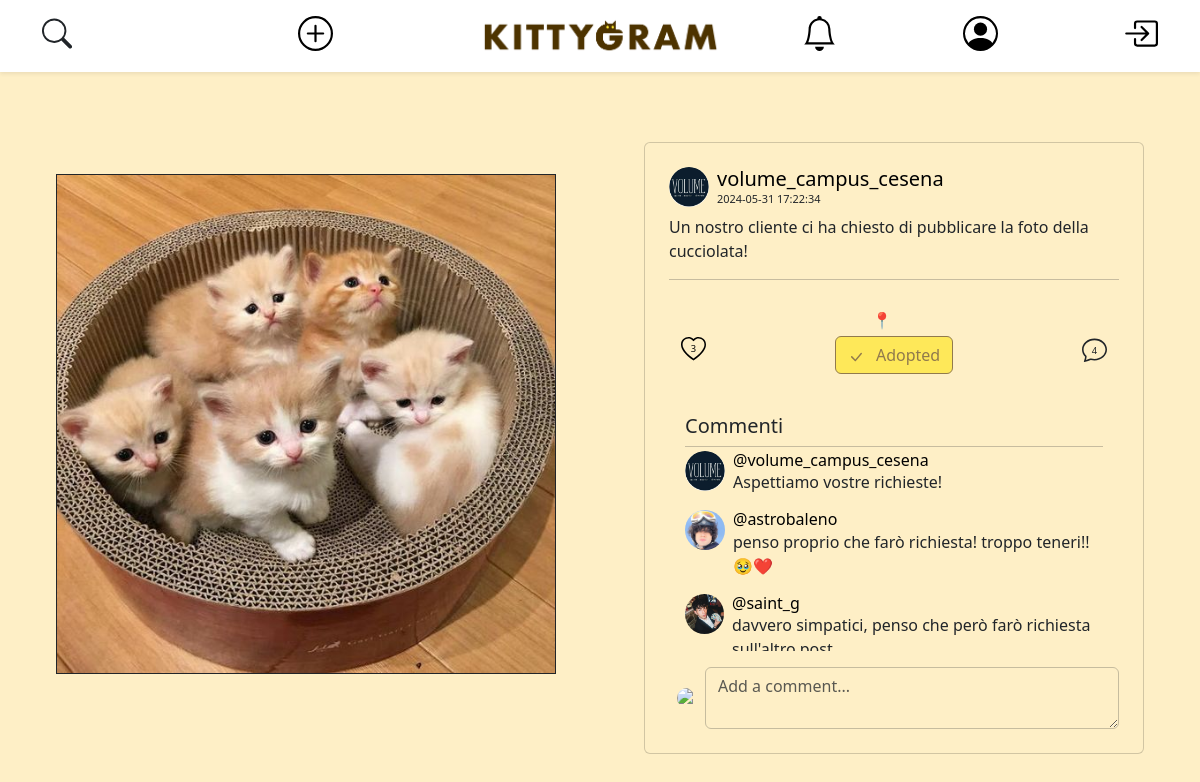
The page /open-post.php?post_id=8 on the database its author committed.
### tables this page shows
CREATE TABLE IF NOT EXISTS ACCOUNT (
    user_id INT AUTO_INCREMENT PRIMARY KEY,
    username VARCHAR(25) NOT NULL UNIQUE,
    email VARCHAR(319) NOT NULL UNIQUE,
    password VARCHAR(512) NOT NULL,  
    salt VARCHAR(512) NOT NULL,
    first_name VARCHAR(25) NOT NULL,
    last_name VARCHAR(25) NOT NULL,
    user_bio VARCHAR(255) NOT NULL DEFAULT " ",
    profile_pic_id INT DEFAULT 1,
    city_id INT
);

CREATE TABLE IF NOT EXISTS MEDIA (
    media_id INT AUTO_INCREMENT PRIMARY KEY,
    file_name VARCHAR(255) NOT NULL,
    post_id INT
);

CREATE TABLE IF NOT EXISTS ADOPTION (
    post_id INT PRIMARY KEY,
    adopted BOOLEAN NOT NULL DEFAULT 0,
    city_id INT NOT NULL
);

CREATE TABLE IF NOT EXISTS POST (
    post_id INT AUTO_INCREMENT PRIMARY KEY,
    description VARCHAR(100) NOT NULL,
    date DATETIME NOT NULL,
    user_id INT NOT NULL
);

CREATE TABLE IF NOT EXISTS COMMENT (
    comment_id INT AUTO_INCREMENT,
    post_id INT NOT NULL,
    user_id INT NOT NULL,
    message VARCHAR(200) NOT NULL,
    date DATETIME NOT NULL,
    PRIMARY KEY (comment_id, post_id)
);

### open-post.php (the view, shortened to what the rows shown need)
<?php
require_once ("db-config.php");
if (isset($_GET['post_id'])) {
    $post_id = $_GET['post_id'];
    $isAdoption = $dbh->isAdoption($post_id);
    if ($isAdoption) {
        $currentPost = $dbh->getAdoption($post_id);
    } else {
        $currentPost = $dbh->getPost($post_id);
    }
}
if (isset($currentPost)):
    ?>
    <!Doctype html>
    <html lang="en">
    <head>
        <link href="https://cdn.jsdelivr.net/npm/bootstrap@5.3.3/dist/css/bootstrap.min.css" rel="stylesheet"
>
        <link rel="stylesheet" href="css/style.css">
        <?php echo require_once ("./components/navbar.php") ?>
        <?php $viewer = $dbh->getAccountFromUsername($_SESSION['username']); ?>
    </head>
    <body>
        <div class="container-fluid py-4 d-flex justify-content-center align-items-center min-vh-100">
            <div class="row auto-cols w-100">
                <div class="col mt-5 mb-5 py-4 d-flex justify-content-center">
                    <?php
                    $images = $currentPost["media"];
                    if (count($currentPost["media"]) > 1): ?>
                        <div id="carousel-<?php echo $currentPost['post_id']; ?>" class="carousel slide">
                            <div class="carousel-indicators">
                                <?php foreach ($images as $index => $image): ?>
                                    <button type="button" data-bs-target="#carousel-<?php echo $currentPost['post_id']; ?>"
                                        data-bs-slide-to="<?php echo $index; ?>" class="<?php echo $index === 0 ? 'active' : ''; ?>"
                                        aria-current="<?php echo $index === 0 ? 'true' : 'false'; ?>"
                                        aria-label="Slide <?php echo $index + 1; ?>"></button>
                                <?php endforeach; ?>
                            </div>
                            <div class="carousel-inner">
                                <?php foreach ($images as $index => $image): ?>
                                    <div class="carousel-item <?php echo $index === 0 ? 'active' : ''; ?>">
                                        <img src="./img/<?php echo $image; ?>" class="d-block w-100 h-100 post-image"
                                            alt="Post Image">
                                    </div>
                                <?php endforeach; ?>
                            </div>
                            <button class="carousel-control-prev" type="button"
                                data-bs-target="#carousel-<?php echo $currentPost['post_id']; ?>" data-bs-slide="prev">
                                <span class="carousel-control-prev-icon" aria-hidden="true"></span>
                                <span class="visually-hidden">Previous</span>
                            </button>
                            <button class="carousel-control-next" type="button"
                                data-bs-target="#carousel-<?php echo $currentPost['post_id']; ?>" data-bs-slide="next">
                                <span class="carousel-control-next-icon" aria-hidden="true"></span>
                                <span class="visually-hidden">Next</span>
                            </button>
                        </div>
                    <?php else: ?>
                        <img src="./img/<?php echo $images[0]; ?>" alt="Post Image" class="border border-dark post-image">
                    <?php endif; ?>
                </div>
                <div class="col mt-5 d-flex justify-content-center">
                    <div class="card p-4">
                        <div class="mb-1 d-flex align-items-center">
                            <img src="img/<?php echo $currentPost['owner']['pic'] ?>" class="avatar rounded-circle me-2"
                                alt="Avatar utente">
                            <div>
                                <a href="open-profile.php?username=<?php echo $currentPost['owner']['username']; ?>"
                                    class="custom-link">
                                    <h5 class="mb-0"><?php echo $currentPost['owner']['username'] ?></h5>
                                </a>
                                <p class="mb-0 smaller-text"><?php echo $currentPost['date'] ?></p>
                            </div>
                        </div>
                        <p class="mb-0 mt-1 text-start"> <?php echo $currentPost['description'] ?></p>
                        <hr class="my-3 border-dark">
                        <nav class="navbar navbar-expand mt-1">
                            <div class="container-fluid">
                                <?php
                                $liked = $dbh->userLikesPost($currentPost["post_id"], $_SESSION["user_id"]);
                                $likedClass = $liked ? 'liked' : '';
                                ?>
                                <div class="like-icon <?php echo $likedClass ?>"
                                    data-post-id="<?php echo $currentPost["post_id"]; ?>"
                                    data-owner-id="<?php echo $currentPost["user_id"]; ?>">
                                    <svg width="25" height="25" xmlns="http://www.w3.org/2000/svg" viewBox="0 0 16 16">
                                        <path
                                            d="<?php echo $likedClass == 'liked' ? 'M8 1.314C12.438-3.248 23.534 4.735 8 15-7.534 4.736 3.562-3.248 8 1.314' : 'm8 2.748-.717-.737C5.6.281 2.514.878 1.4 3.053c-.523 1.023-.641 2.5.314 4.385.92 1.815 2.834 3.989 6.286 6.357 3.452-2.368 5.365-4.542 6.286-6.357.955-1.886.838-3.362.314-4.385C13.486.878 10.4.28 8.717 2.01zM8 15C-7.333 4.868 3.279-3.04 7.824 1.143q.09.083.176.171a3 3 0 0 1 .176-.17C12.72-3.042 23.333 4.867 8 15'; ?>" />
                                            <text x="8" y="8" fill="black" font-size="6" text-anchor="middle" alignment-baseline="middle"><?php echo $dbh->getNumLikes($post_id) ?></text>
                                    </svg>
                                </div>
                                <?php if ($isAdoption): ?>
                                    <?php if ($_SESSION['user_id'] != $currentPost['user_id']): ?>
                                        <?php if (!$currentPost['adopted']): ?>
                                            <div class="d-flex flex-column align-items-center mb-3">
                                                <span class="mb-1 fw-bold me-4">📍<?php echo $currentPost['city_name'] ?></span>
                                                <div class="adoption-icon" data-bs-toggle="modal" data-bs-target="#adoption-modal"
                                                    data-post-id="<?php echo $currentPost['post_id'] ?>"
                                                    data-owner="<?php echo $currentPost['owner']['username'] ?>">
                                                    <svg xmlns="http://www.w3.org/2000/svg" width="25" height="25" class="bi bi-house-heart"
                                                        viewBox="0 0 16 16">
                                                        <path d="M8 6.982C9.664 5.309 13.825 8.236 8 12 2.175 8.236 6.336 5.309 8 6.982"/>
                                                        <path d="M8.707 1.5a1 1 0 0 0-1.414 0L.646 8.146a.5.5 0 0 0 .708.707L2 8.207V13.5A1.5 1.5 0 0 0 3.5 15h9a1.5 1.5 0 0 0 1.5-1.5V8.207l.646.646a.5.5 0 0 0 .708-.707L13 5.793V2.5a.5.5 0 0 0-.5-.5h-1a.5.5 0 0 0-.5.5v1.293zM13 7.207V13.5a.5.5 0 0 1-.5.5h-9a.5.5 0 0 1-.5-.5V7.207l5-5z"/>
                                                    </svg>
                                                </div>
                                            </div>
                                        <?php else: ?>
                                            <div class="d-flex flex-column align-items-center mb-3">
                                                <span class="mb-1 fw-bold me-4">📍<?php echo $currentPost['city_name'] ?></span>
                                                <button type="button" class="btn btn-primary" disabled>
                                                    Adopted
                                                </button>
                                            </div>
                                        <?php endif; ?>
                                    <?php endif; ?>
                                <?php endif; ?>
                                <svg xmlns="http://www.w3.org/2000/svg" width="25" height="25" fill="currentColor" class="bi bi-chat" viewBox="0 0 16 16" id="commentIcon">
                                    <path
                                        d="M2.678 11.894a1 1 0 0 1 .287.801 11 11 0 0 1-.398 2c1.395-.323 2.247-.697 2.634-.893a1 1 0 0 1 .71-.074A8 8 0 0 0 8 14c3.996 0 7-2.807 7-6s-3.004-6-7-6-7 2.808-7 6c0 1.468.617 2.83 1.678 3.894m-.493 3.905a22 22 0 0 1-.713.129c-.2.032-.352-.176-.273-.362a10 10 0 0 0 .244-.637l.003-.01c.248-.72.45-1.548.524-2.319C.743 11.37 0 9.76 0 8c0-3.866 3.582-7 8-7s8 3.134 8 7-3.582 7-8 7a9 9 0 0 1-2.347-.306c-.52.263-1.639.742-3.468 1.105" />
                                    <text x="8" y="9" font-size="6" text-anchor="middle" alignment-baseline="middle"><?php echo count($currentPost['comment']) ?></text>
                                </svg>
                            </div>
                        </nav>
                        <div class="card-body">
                            <h5 class="card-title text-start">Commenti</h5>
                            <hr class="my-1 border-transparent">
                            <div class="comment-container">
                                <?php foreach ($currentPost['comment'] as $comment): ?>
                                    <div class="d-flex mb-3">
                                        <img src="img/<?php echo $comment['profile_pic'] ?>" class="avatar rounded-circle me-2"
                                            alt="Avatar utente">
                                        <div>
                                            <a href="open-profile.php?username=<?php echo $comment['username']; ?>"
                                                class="custom-link">
                                                <h6 class="mb-0">@<?php echo $comment['username'] ?></h6>
                                            </a>
                                            <p class="mb-0"><?php echo $comment['message'] ?></p>
                                        </div>
                                    </div>
                                <?php endforeach; ?>
                            </div>
                        </div>
                        <form id="commentForm" class="w-100">
                                <div class="d-flex align-items-center justify-content-center">
                                    <img src="img/<?php echo $viewer['pic'] ?>"
                                        class="small-avatar rounded-circle me-2 ms-2" alt="Avatar utente">
                                    <textarea class="form-control transparent-input" placeholder="Add a comment..."
                                        id="commentArea" maxlength=200></textarea>
                                </div>
                        </form>
                    </div>
                </div>
            </div>
        </div>
    </body>
    </html>
    <?php require_once ("./modals/post-settings-modal.php") ?>
<?php else:
    header('Location: ./index.php');
endif;
?>

### rows shown on the page
account: profile_pic.file_name (picture), username "volume_campus_cesena"
adoption: post_id.date "2024-05-31 17:22:34", post_id.description "Un nostro cliente ci ha chiesto di pubblicare la foto della cucciolata!"
comment: media.file_name (picture), user.username "volume_campus_cesena", message "Aspettiamo vostre richieste!"
comment: media.file_name (picture), user.username "astrobaleno", message "penso proprio che farò richiesta! troppo teneri!! 🥹❤️"
comment: media.file_name (picture), user.username "saint_g", message "davvero simpatici, penso che però farò richiesta…"

### other values the page prints
$dbh->getNumLikes($post_id) "3"
count($currentPost['comment']) "4"
